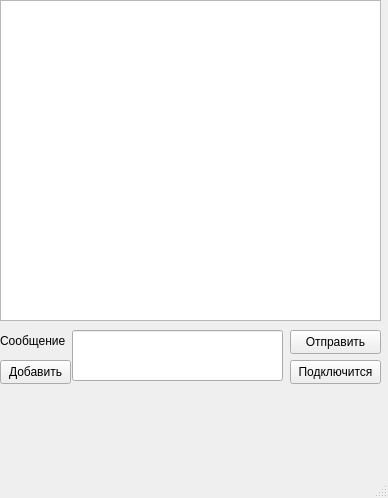
<?xml version="1.0" encoding="UTF-8"?>
<ui version="4.0">
 <class>MainWindow</class>
 <widget class="QMainWindow" name="MainWindow">
  <property name="geometry">
   <rect>
    <x>0</x>
    <y>0</y>
    <width>388</width>
    <height>498</height>
   </rect>
  </property>
  <property name="windowTitle">
   <string>MainWindow</string>
  </property>
  <widget class="QWidget" name="centralwidget">
   <widget class="QLineEdit" name="lineEdit">
    <property name="geometry">
     <rect>
      <x>72</x>
      <y>330</y>
      <width>211</width>
      <height>51</height>
     </rect>
    </property>
   </widget>
   <widget class="QLabel" name="label">
    <property name="geometry">
     <rect>
      <x>0</x>
      <y>330</y>
      <width>71</width>
      <height>21</height>
     </rect>
    </property>
    <property name="text">
     <string>Сообщение</string>
    </property>
   </widget>
   <widget class="QTextBrowser" name="textBrowser">
    <property name="geometry">
     <rect>
      <x>0</x>
      <y>0</y>
      <width>381</width>
      <height>321</height>
     </rect>
    </property>
   </widget>
   <widget class="QPushButton" name="pushButton">
    <property name="geometry">
     <rect>
      <x>290</x>
      <y>330</y>
      <width>91</width>
      <height>24</height>
     </rect>
    </property>
    <property name="text">
     <string>Отправить</string>
    </property>
   </widget>
   <widget class="QPushButton" name="pushButton_2">
    <property name="geometry">
     <rect>
      <x>290</x>
      <y>360</y>
      <width>91</width>
      <height>24</height>
     </rect>
    </property>
    <property name="text">
     <string>Подключится</string>
    </property>
   </widget>
   <widget class="QPushButton" name="pushButton_3">
    <property name="geometry">
     <rect>
      <x>0</x>
      <y>360</y>
      <width>71</width>
      <height>24</height>
     </rect>
    </property>
    <property name="text">
     <string>Добавить</string>
    </property>
   </widget>
   <widget class="QWidget" name="horizontalLayoutWidget">
    <property name="geometry">
     <rect>
      <x>0</x>
      <y>390</y>
      <width>381</width>
      <height>61</height>
     </rect>
    </property>
    <layout class="QHBoxLayout" name="horizontalLayout"/>
   </widget>
  </widget>
  <widget class="QMenuBar" name="menubar">
   <property name="geometry">
    <rect>
     <x>0</x>
     <y>0</y>
     <width>388</width>
     <height>21</height>
    </rect>
   </property>
  </widget>
  <widget class="QStatusBar" name="statusbar"/>
 </widget>
 <resources/>
 <connections/>
</ui>
